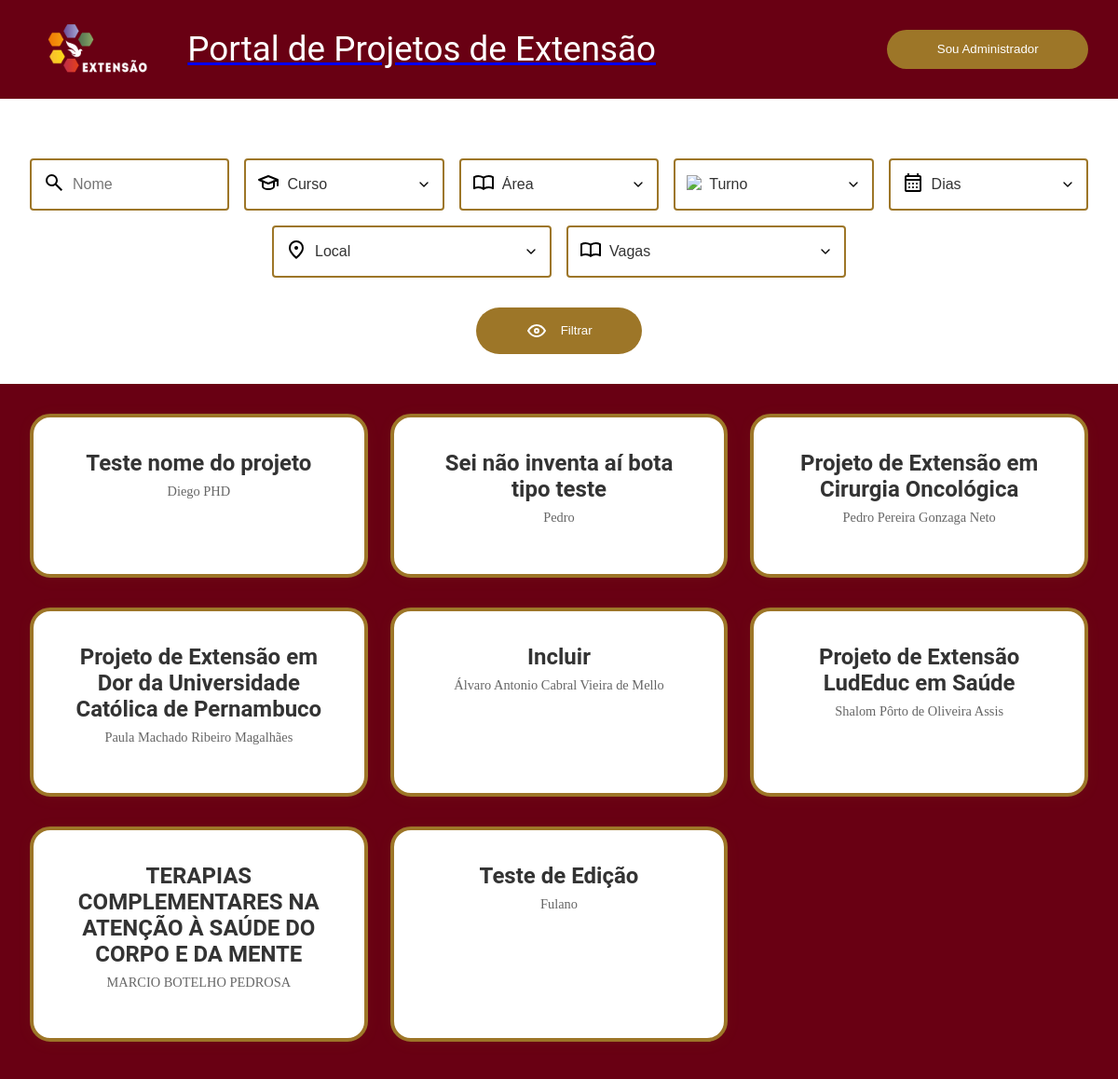
/, run on an earlier commit of the app's database.
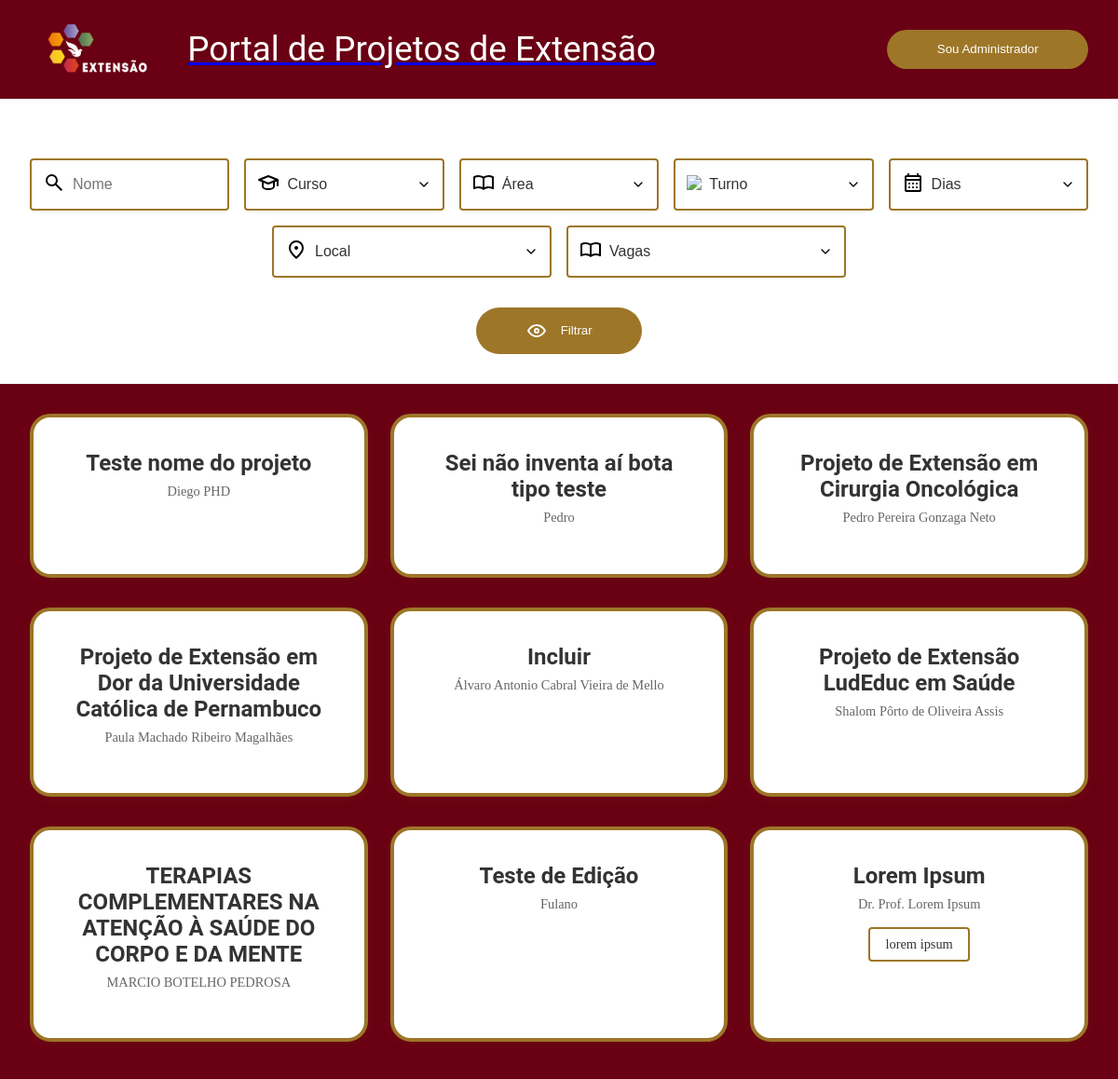
And on a later commit of the database.
### portalExtensaoUnicap_app/models.py (models this page shows, shortened)
class projeto(models.Model):
    id=models.BigAutoField(primary_key=True)
    identificacao_unica=models.TextField(max_length=9, blank=False, null=False)
    titulo=models.TextField(max_length=300, blank=False, null=False)
    proposta=models.TextField(max_length=3000, blank=False, null=False)
    curso=models.TextField(max_length=150, blank=False, null=False)
    coordenador=models.TextField(max_length=150, blank=False, null=False)
    ch_total=models.IntegerField(blank=False, null=False)
    ch_semanal_docente=models.IntegerField(blank=False, null=False)
    ch_semanal_estudante=models.IntegerField(blank=False, null=False)
    data_inicio=models.DateField(auto_now=False, auto_now_add=False)
    data_termino=models.DateField(auto_now=False, auto_now_add=False)
    instagram=models.TextField(blank=True)
    contato=models.TextField(blank=False)
    formulario=models.TextField(blank=True)
    aceitando=models.BooleanField(default=True)

class areas(models.Model):
    id_projeto = models.ForeignKey(projeto, on_delete=models.CASCADE, related_name='areas')
    area = models.TextField(max_length=150, blank=False, null=False)

### portalExtensaoUnicap_app/views.py (the view)
# urls.py: path('', views.PortalExtensaoView, name='menu'),
def PortalExtensaoView(request):
    projetos = projeto.objects.all()
    cursos=projeto.objects.values_list('curso', flat=True).distinct()
    areas_lista=areas.objects.values_list('area', flat=True).distinct();
    area_filter=request.GET.get('area')
    if area_filter:
        projetos=projetos.filter(areas__area=area_filter).distinct()
    turno_filter=request.GET.get('turno')
    if turno_filter:
        projetos=projetos.filter(dias__turno=turno_filter).distinct()
    dia_filter=request.GET.get('dia')
    if dia_filter:
        projetos=projetos.filter(dias__dia=dia_filter).distinct()
    local_filter=request.GET.get('local')
    if local_filter:
        projetos=projetos.filter(dias__lugar=local_filter).distinct()
    curso_filter=request.GET.get('curso')
    if curso_filter:
        projetos=projetos.filter(curso=curso_filter)
    search_name=request.GET.get('search_name')
    if search_name:
        projetos=projetos.filter(titulo__icontains=search_name)
    vagas_filter=request.GET.get('vagas');
    if vagas_filter=="1":
        projetos=projetos.filter(aceitando=True);
    return render(request, 'admin-cards.html', {
        'current_page': 'public-cards',
        'portalExtensaoUnicap_app_projetos': projetos,
        'cursos': cursos,
        'areas_lista': areas_lista,
    })

### portalExtensaoUnicap_app/templates/admin-cards.html (shortened to what this page needs)
{% extends 'admin-base.html' %}
{% load static %}
{% block projetos %}
<div id="project-grid" class="projects-grid">
    {% for projeto in portalExtensaoUnicap_app_projetos %}
    <a href="{% url 'project' projeto.id %}" class="project-card">
        <h2>{{ projeto.titulo }}</h2>
        <p class="professor">{{ projeto.coordenador }}</p>
        <div class="tags">
            {% for area in projeto.areas.all %}
            <span class="tag">{{ area.area }}</span>
            {% endfor %}
        </div>
    </a>
    {% empty %}
    <p style="text-align: center;">Nenhum projeto cadastrado ainda.</p>
    {% endfor %}
</div>
{% endblock %}

What changed in the data, as far as the page shows it:
added projeto: titulo "Lorem Ipsum", coordenador "Dr. Prof. Lorem Ipsum"
added areas: area "lorem ipsum"
